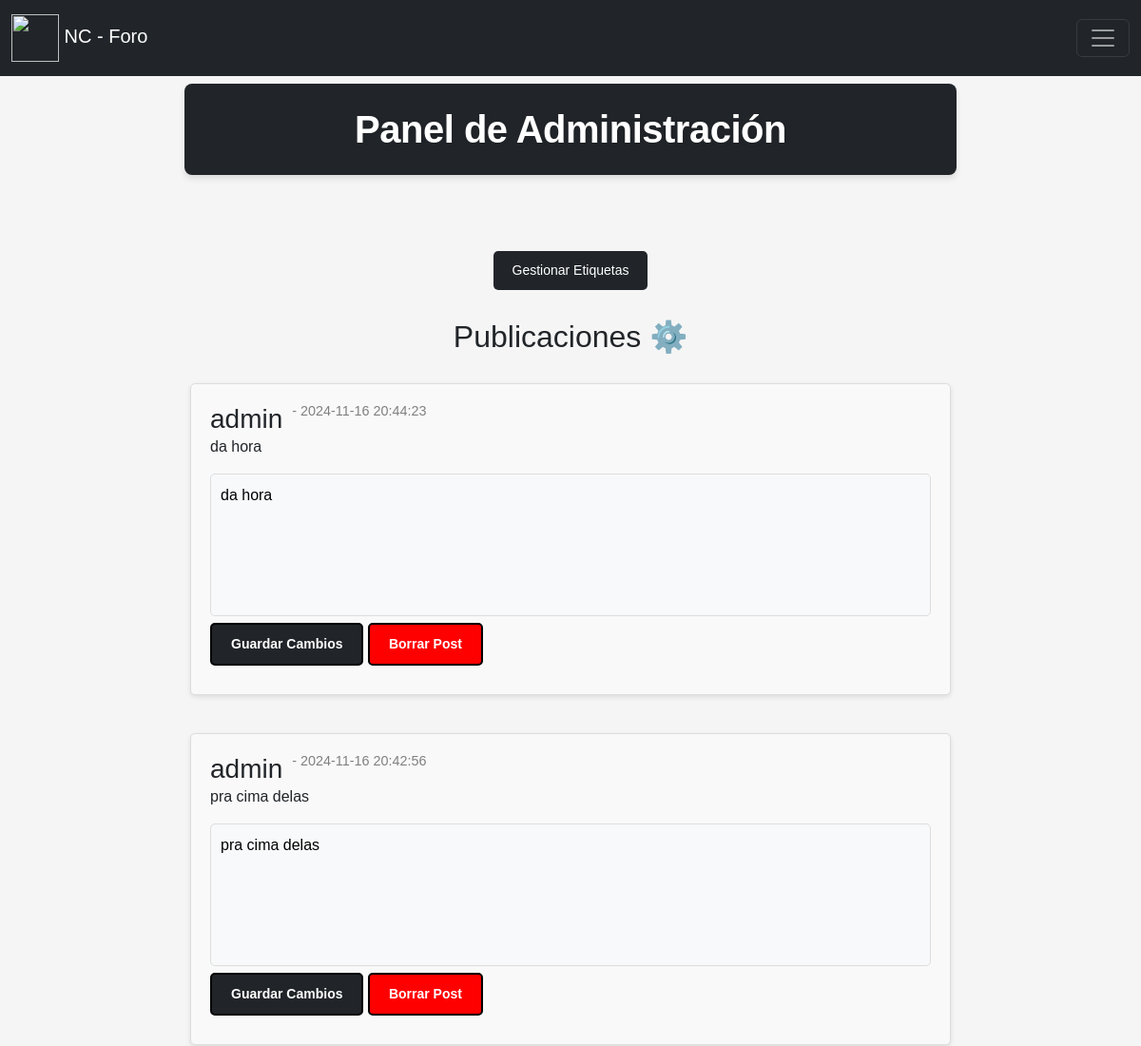
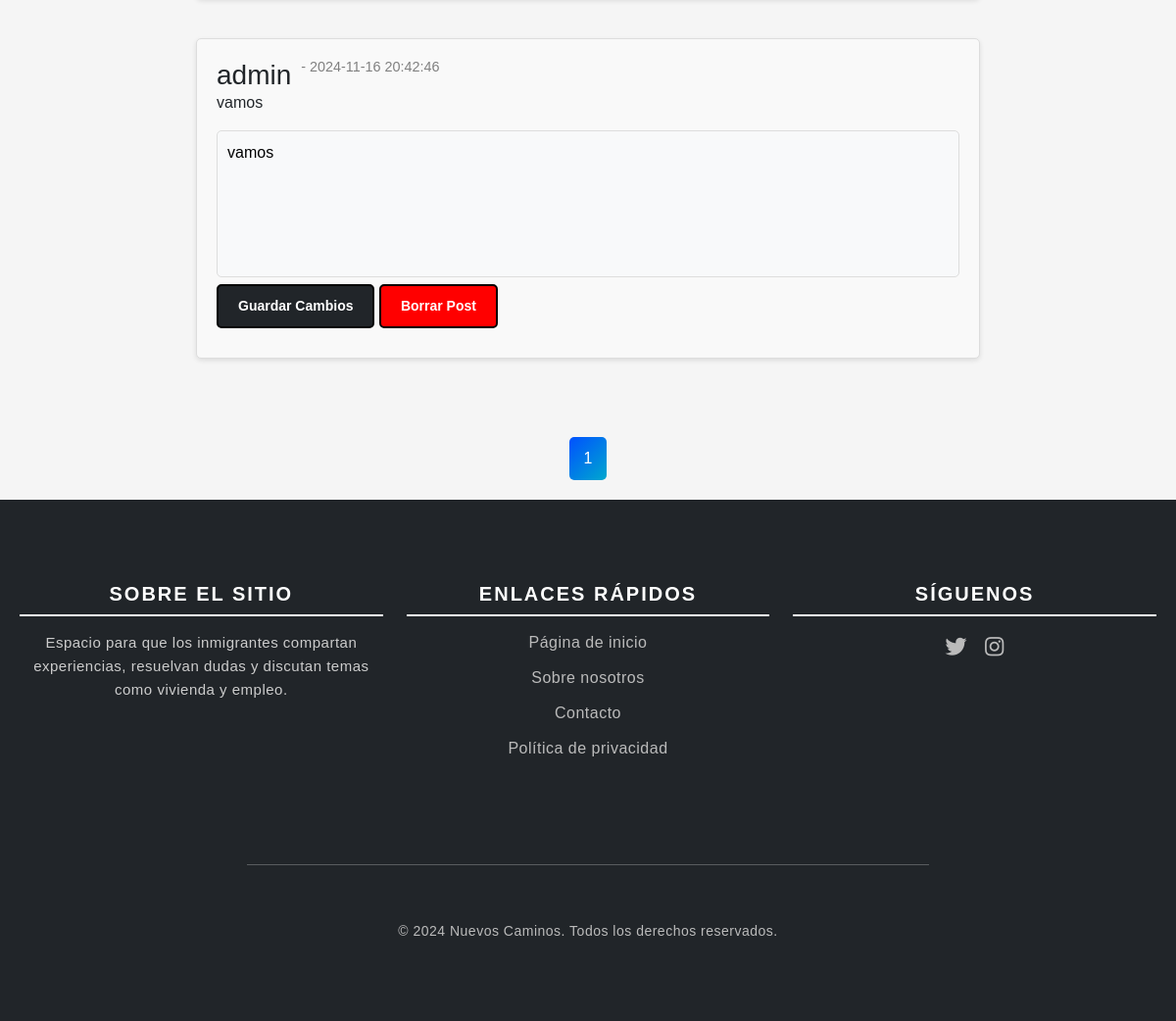
Screenshot of /public/forum/admin.php (signed in) with the database file from the repository (2 pictures, top to bottom).
### tables this page shows
CREATE TABLE `posts` (
  `id` int(11) NOT NULL,
  `username` varchar(255) DEFAULT NULL,
  `content` text DEFAULT NULL,
  `created_at` timestamp NOT NULL DEFAULT current_timestamp(),
  `user_id` int(11) DEFAULT NULL,
  `tag_id` int(11) DEFAULT NULL
);

CREATE TABLE `users` (
  `id` int(11) NOT NULL,
  `username` varchar(100) DEFAULT NULL,
  `password` varchar(255) DEFAULT NULL,
  `email` varchar(100) DEFAULT NULL
);

### public/forum/Includes/post_functions.php (called while the page is built, shortened)
<?php
include('db.php');
$queryTopPosts = "SELECT posts.*, users.username, COUNT(post_likes.post_id) AS likes_count
                  FROM posts
                  JOIN users ON posts.user_id = users.id
                  LEFT JOIN post_likes ON posts.id = post_likes.post_id
                  GROUP BY posts.id
                  ORDER BY likes_count DESC
                  LIMIT 3";
$stmtTopPosts = $pdo->prepare($queryTopPosts);
$stmtTopPosts->execute();
$topPosts = $stmtTopPosts->fetchAll();
$postsPerPage = 3;
$page = isset($_GET['page']) ? (int) $_GET['page'] : 1;
$offset = ($page - 1) * $postsPerPage;
$queryTotalPosts = "SELECT COUNT(*) FROM posts";
$stmtTotalPosts = $pdo->prepare($queryTotalPosts);
$stmtTotalPosts->execute();
$totalPosts = $stmtTotalPosts->fetchColumn();
$totalPages = ceil($totalPosts / $postsPerPage);
$tagFilter = isset($_GET['tag_id']) ? (int) $_GET['tag_id'] : 0;
$queryRecentPosts = "
    SELECT posts.*, users.username, COUNT(post_likes.post_id) AS likes_count
    FROM posts
    JOIN users ON posts.user_id = users.id
    LEFT JOIN post_likes ON posts.id = post_likes.post_id
    LEFT JOIN post_tags ON posts.id = post_tags.post_id
    LEFT JOIN tags ON post_tags.tag_id = tags.id
    " . ($tagFilter ? "WHERE tags.id = :tag_id" : "") . "
    GROUP BY posts.id
    ORDER BY posts.created_at DESC
    LIMIT :offset, :limit";
$stmtRecentPosts = $pdo->prepare($queryRecentPosts);
$stmtRecentPosts->bindParam(':offset', $offset, PDO::PARAM_INT);
$stmtRecentPosts->bindParam(':limit', $postsPerPage, PDO::PARAM_INT);
$stmtRecentPosts->execute();
$recentPosts = $stmtRecentPosts->fetchAll();
?>

### public/forum/admin.php (the view, shortened to what this page needs)
<?php
include('includes/post_functions.php');
$page = isset($_GET['page']) ? (int)$_GET['page'] : 1;
$maxLinks = 3;
$startPage = max(1, $page - floor($maxLinks / 2));
$endPage = min($totalPages, $startPage + $maxLinks - 1);
?>
<!DOCTYPE html>
<html lang="pt-br">
<head>
    <link href="https://cdn.jsdelivr.net/npm/bootstrap@5.3.3/dist/css/bootstrap.min.css" rel="stylesheet"
>
    <link rel="stylesheet" href="https://cdnjs.cloudflare.com/ajax/libs/font-awesome/5.15.3/css/all.min.css">
    <link rel="stylesheet" href="css/style.css">
</head>
<body>
    <?php include 'includes/navbar.php'; ?>
    <br><br>
    <div class="container">
        <h1>Panel de Administración</h1>
        <div class="container">
            <div class="section_bt">
                <button onclick="openModal()">Gestionar Etiquetas</button>
            </div>
            <div class="header-container">
                <h2 class="PR">Publicaciones <span class="gear">⚙️</span></h2>
            </div>
            <?php foreach ($recentPosts as $post): ?>
                <div class="post">
                    <div class="post-content">
                        <div class="post-header">
                            <h3><?= $post['username']; ?></h3>
                            <h6> - <?= $post['created_at']; ?></h6>
                        </div>
                        <p><?= $post['content']; ?></p>
                    </div>
                    <div class="form-container">
                        <form action="admin.php" method="POST" class="form-item">
                            <textarea name="content" rows="4" placeholder="Editar conteúdo"><?= $post['content']; ?></textarea>
                            <br>
                            <button type="submit" name="edit_post">Guardar Cambios</button>
                            <button type="submit" name="delete_post" style="background-color: red;">Borrar Post</button>
                        </form>
                    </div>
                </div>
            <?php endforeach; ?>
        </div>
        <div class="pagination">
            <?php
            for ($i = $startPage; $i <= $endPage; $i++):
                if ($i == $page):
                    echo "<a href='?page=$i' class='page-link active'>$i</a>";
                else:
                    echo "<a href='?page=$i' class='page-link'>$i</a>";
                endif;
            endfor;
            ?>
        </div>
    </div>
    <?php include 'includes/footer.php'; ?>
</body>
</html>

### public/forum/css/style.css (style rules this page uses)
* { margin: 0; padding: 0; font-family: Arial, sans-serif; }
body { background-color: #f5f5f5; }
h1 { text-align: center; }
.pagination { display: flex; justify-content: center; align-items: center; margin-top: 20px; border-color: #212529; transition: background-color 0.3s, color 0.3s; }
.page-link { padding: 8px 16px; margin: 0 5px; text-decoration: none; color: #007bff; border: 1px solid #007bff; border-radius: 5px; }
.page-link.active { background: linear-gradient(135deg, rgb(0, 81, 255), rgb(0, 255, 157)); background-size: 200% 200%; color: white; animation: gradient-animation 5s infinite alternate; border: none; padding: 10px 15px; border-radius: 5px; }
textarea { resize: none; width: 100%; height: 150px; padding: 10px; font-size: 16px; border: 1px solid #ddd; border-radius: 5px; background-color: #f8f9fa; box-sizing: border-box; }
textarea[name="content"] { resize: none; width: 100%; height: 150px; padding: 10px; font-size: 16px; border: 1px solid #ddd; border-radius: 5px; background-color: #f8f9fa; box-sizing: border-box; }
textarea::placeholder { color: #888; font-style: italic; }
.post-header { display: flex; justify-content: flex-start; gap: 10px; }
.post-header h3 { margin: 0; }
.post-header h6 { margin: 0; font-size: 0.9rem; color: gray; }
button { padding: 10px 20px; border: none; border-radius: 5px; background-color: #212529; color: white; font-size: 14px; cursor: pointer; transition: background-color 0.3s ease; }
.post { background-color: #fff; padding: 15px; margin-bottom: 20px; border-radius: 8px; box-shadow: 0 2px 5px rgba(0, 0, 0, 0.1); }
button[type="submit"] { padding: 10px 20px; border-radius: 5px; background-color: #212529; color: white; font-size: 14px; cursor: pointer; border: 2px solid black; font-weight: bold; transition: background-color 0.3s, color 0.3s; }
.PR { text-align: center; user-select: none; }
.post { width: 90%; max-width: 800px; padding: 20px; border: 1px solid #ddd; border-radius: 5px; background-color: #f9f9f9; }
.post-content { margin-bottom: 15px; }
.container { display: flex; flex-direction: column; align-items: center; gap: 20px; padding: 20px; width: 100%; max-width: 1200px; margin-top: 20px; box-sizing: border-box; }
.header-container { display: flex; align-items: center; justify-content: space-between; gap: 15px; padding: 10px; }
.header-container h2 { margin: 0; }
.header-container { text-align: center; font-family: Arial, sans-serif; font-size: 24px; }
.form-container { display: flex; justify-content: space-between; gap: 20px; flex-wrap: wrap; margin: 10px 0; }
.form-item { flex: 1; min-width: 200px; }
h1 { font-size: 2.5rem; color: #fff; font-weight: 700; margin-bottom: 20px; line-height: 1.4; letter-spacing: -0.5px; text-shadow: 1px 1px 4px rgba(0, 0, 0, 0.1); background-color: #212529; padding: 20px; border-radius: 8px; box-shadow: 0 4px 6px rgba(0, 0, 0, 0.1); width: 70%; animation: fadeInUp 1s ease-out; transition: transform 0.3s ease, box-shadow 0.3s ease, background 0.5s ease-in-out; user-select: none; background: #212529; }
.gear { display: inline-block; animation: rotate 5s linear infinite; }

### rows the page displays
posts: user.username "admin", created_at "2024-11-16 20:44:23", content "da hora"
posts: user.username "admin", created_at "2024-11-16 20:42:56", content "pra cima delas"
posts: user.username "admin", created_at "2024-11-16 20:42:46", content "vamos"
